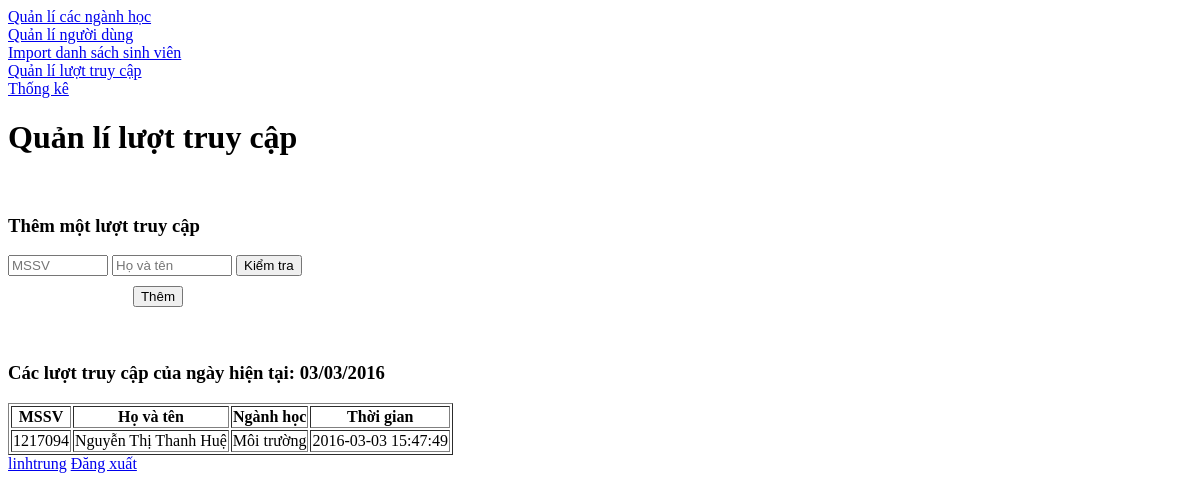
Page /_admincp.php (signed in) on the committed database.
### tables this page shows
CREATE TABLE `visit` (
  `visitid` int(11) NOT NULL,
  `studentid` varchar(20) NOT NULL,
  `major` varchar(30) NOT NULL,
  `timestamp` datetime NOT NULL
);

CREATE TABLE `registration` (
  `studentid` varchar(20) NOT NULL,
  `fullname` varchar(30) NOT NULL,
  `majorname` varchar(30) NOT NULL,
  `registerdate` datetime NOT NULL
);

### db.php (called while the page is built, shortened)
<?php
require_once("VisitInfo.php");
class DB
{
	public static $server = "localhost";
	public static $database = "qldg";
	public static $dbUser = "root";
	public static $dbPass = "";
	public static function Connect() {
		$connection = new mysqli(self::$server, self::$dbUser, self::$dbPass, self::$database);
		return $connection;
	}
	public static function GetTodayVisits() {
		$result = array();
		$connection = self::Connect();
		$sql = "select * from Visit v join Registration r on v.studentID = r.studentID where year(now()) = year(timestamp) and month(now()) = month(timestamp) and day(now()) = day(timestamp) order by timestamp desc";
		$connection->query("set names 'utf8'");
		$reader = $connection->query($sql);
		if ($reader->num_rows > 0) {
			while ($row = $reader->fetch_assoc()) {
				$vid = $row["visitid"];
				$studentid = $row["studentid"];
				$major = $row["major"];
				$date = $row["timestamp"];
				$item = new VisitInfo($vid, $studentid, $major, $date);
				$item->FullName = $row["fullname"];
				array_push($result, $item);
			}
		}
		return $result;
	}
}
?>

### VisitInfo.php (called while the page is built, shortened)
<?php
class VisitInfo
{
	public function __construct($id, $student, $mj, $d)
	{
		$this->StudentID = $student;
		$this->Major = $mj;
		$this->Date = $d;
	}
}
?>

### visitman.php (the view, shortened to what this page needs)
<?php
	require_once("db.php");
?>
<h1>Quản lí lượt truy cập</h1>
<br/>
<div>
	<h3>Thêm một lượt truy cập</h3>
	<div id="divStudentInfo">
		<input id="txtStudentID" type="text" placeholder="MSSV" autofocus/>
		<input id="txtFullName" type="text" placeholder="Họ và tên" />
		<input type="button" value="Kiểm tra" onclick="btnCheckStudentID_Click();"/>
		<div style="text-align: center; margin-top: 10px;">
			<input type="button" value="Thêm" onclick="btnInsertStudentID_Click();"/>
		</div>
	</div>
	<br/>
	<br/>
	<div id="divVisitList">
		<h3>Các lượt truy cập của ngày hiện tại: <?php echo (new DateTime())->format('d/m/Y');?></h3>
		<table id="tblVisitList" border="1">
			<tr>
				<th>MSSV</th>
				<th>Họ và tên</th>
				<th>Ngành học</th>
				<th>Thời gian</th>
			</tr>
		<?php
			$visits = db::GetTodayVisits();
			foreach($visits as $visit)
			{
				echo "<tr>";
					echo "<td>$visit->StudentID</td>";
					echo "<td>$visit->FullName</td>";
					echo "<td>$visit->Major</td>";
					echo "<td>$visit->Date</td>";
				echo "</tr>";
			}
		?>
		</table>
	</div>

### css/visitman.css (style rules this page uses)
#divStudentInfo { width: 300px; }
#txtStudentID { width: 100px; }
#txtFullName { width: 120px; }

### rows in the picture
visit: studentid.studentid "1217094", studentid.fullname "Nguyễn Thị Thanh Huệ", major "Môi trường", timestamp "2016-03-03 15:47:49"

### other values in the picture
$_SESSION["LOGIN_INFO"]->Username "linhtrung"
